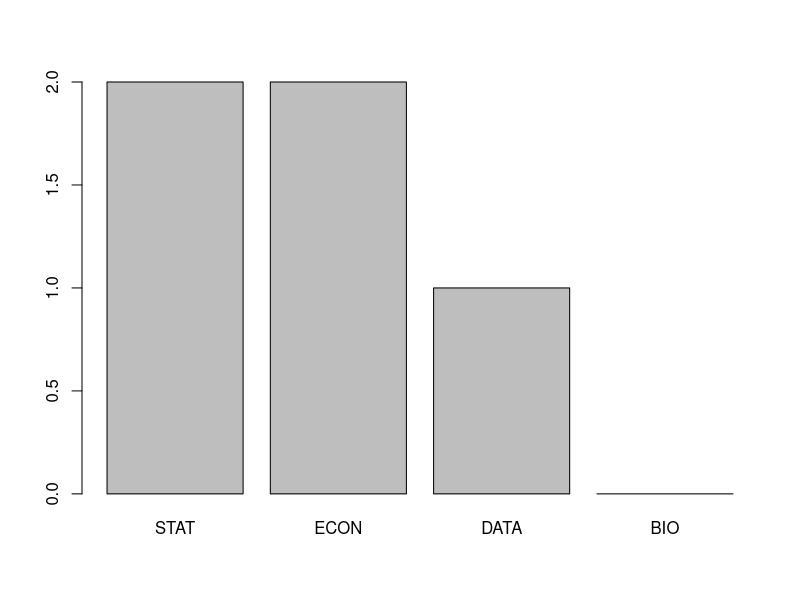
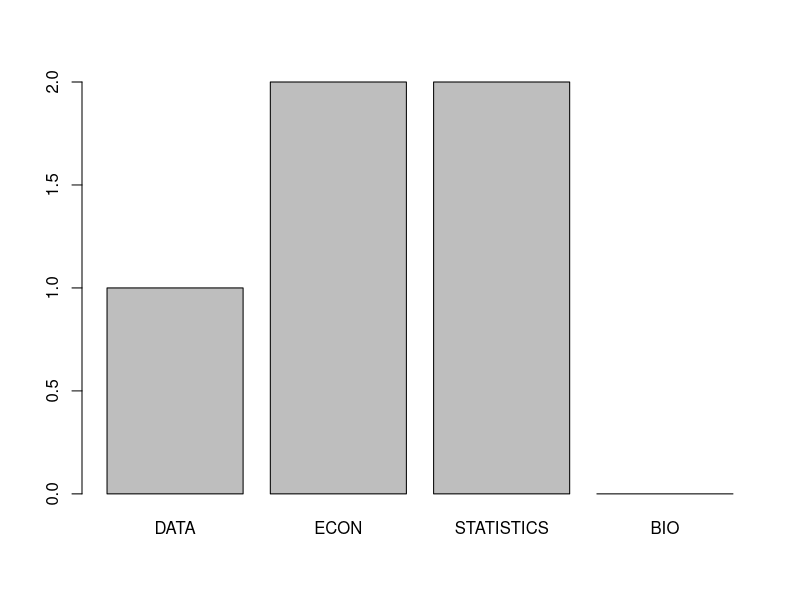

Recreate these plots in R, in order.
## ---- chunk 1
uid <- c("3850278", "5869204", "4728112", "3829651", "3859278")
maj <- c("STAT", "ECON", "STAT", "DATA", "ECON")
## ---- chunk 2
maj <- factor(x = c("STAT", "ECON", "STAT", "DATA", "ECON"))
maj
## ---- chunk 3
as.integer(maj)
## ---- chunk 4
class(maj)
## ---- chunk 5
attributes(maj)
## ---- chunk 6
levels(maj)
## ---- chunk 7
maj
length(maj)
maj[1]
maj[-2]
## ---- chunk 8
maj
levels(maj) <- c("DATA", "ECON", "STATISTICS")
maj
## ---- chunk 9
levels(maj) <- c("DATA", "ECON", "STATISTICS", "BIO")
maj
## ---- chunk 10
class(1:4)
summary(1:4)
class(maj)
summary(maj)
## ---- chunk 11
maj_or <- factor(x = c("STAT", "ECON", "STAT", "DATA", "ECON"),
                 levels = c("STAT", "ECON", "DATA", "BIO"),
                 ordered = TRUE)
maj_or

sort(maj_or)
## ---- chunk 12
barplot(summary(maj_or))
barplot(summary(maj))
## ---- chunk 13
mat <- matrix(1:4, ncol = 2)
class(mat)

summary(mat)
## ---- chunk 14
star_wars <- data.frame(
  name = c("Anakin", "Padme", "Luke", "Leia"),
  gender = c("male", "female", "male", "female"),
  height = c(1.88, 1.65, 1.70, 1.50),
  weight = c(84, 45, 77, 49)
)

star_wars
## ---- chunk 15
attributes(star_wars)
## ---- chunk 16
names(star_wars)
row.names(star_wars)
class(star_wars)
## ---- chunk 17
library(tidyverse)
## ---- chunk 18
colnames(star_wars)
rownames(star_wars)
summary(star_wars)
str(star_wars)

head(star_wars)
star_wars %>% head()

tail(star_wars)
star_wars %>% tail()

dim(star_wars)

ncol(star_wars)
nrow(star_wars)
